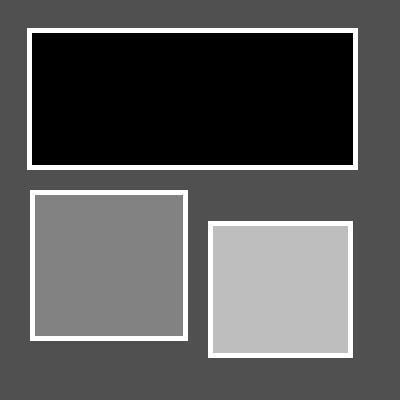
%> input picture prova11/mascara1.jpg, 400 x 400 px
$ octave prova.m   (GNU Octave 9; MATLAB toolbox functions it lacks are replaced by stand-ins)
%> lines starting %> are read from the running program, lines starting %| are printed output that depends on the picture
clear all;
close all;

pkg load image;

mascara = imread("mascara1.jpg");
%> mascara is the input picture: size 400x400 uint8; min 0, max 255, mean 88.4
figure("Name", "Mascara")
imshow(mascara)

foto2 = imread("foto2.jpg");
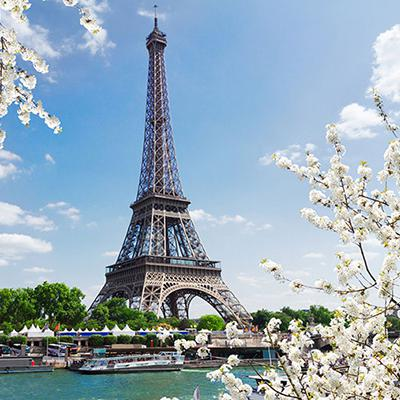
%> input picture prova11/foto2.jpg, 400 x 400 px
%> foto2 is the input picture: size 400x400x3 uint8; mean R, G, B 147.5, 168.5, 183.2
figure("Name", "foto2")
imshow(foto2)


img2 = imread("img2.jpg");
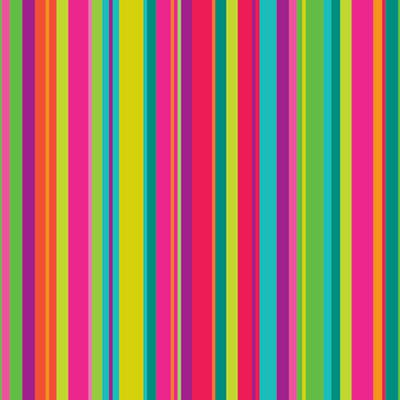
%> input picture prova11/img2.jpg, 400 x 400 px
%> img2 is the input picture: size 400x400x3 uint8; mean R, G, B 161.2, 120, 104.2
figure("Name", "img2")
imshow(img2)

%> (the run ends here)
